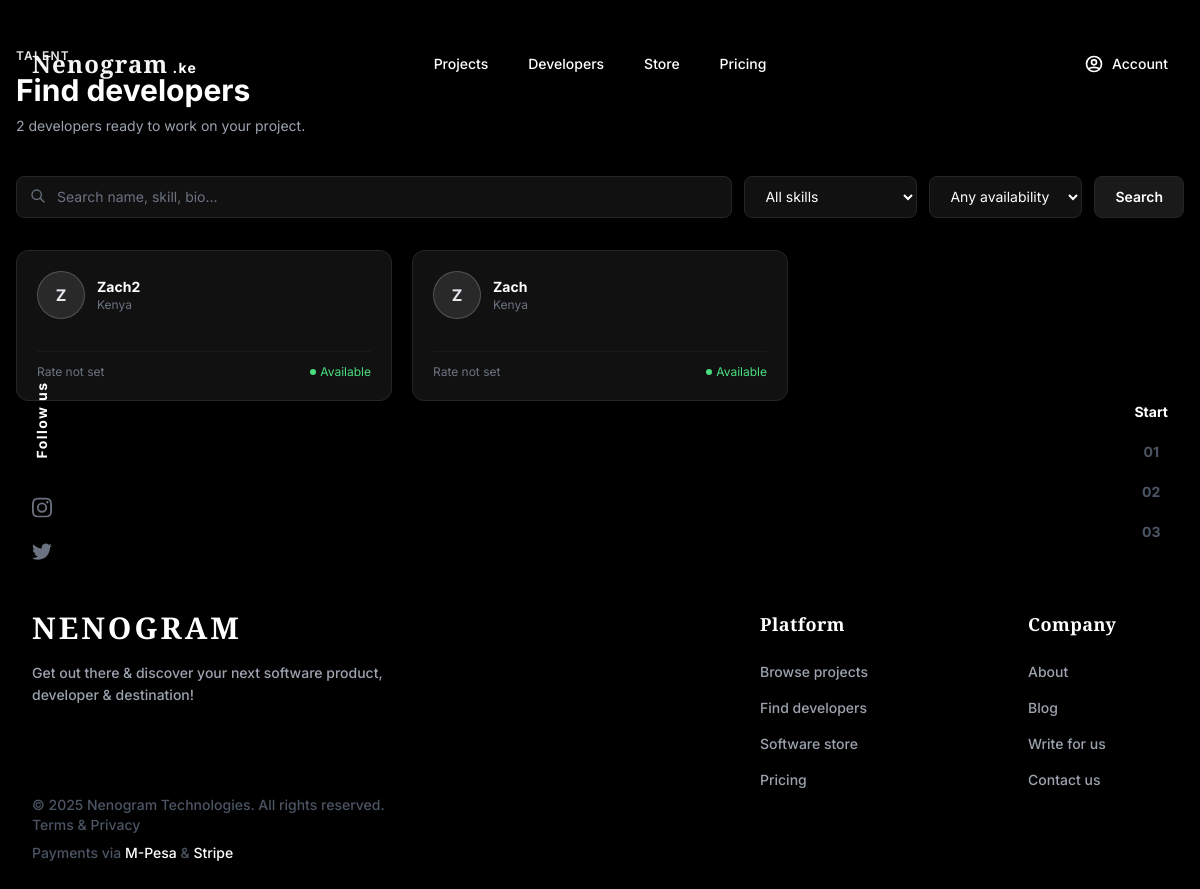
The page /developers/ on the database as committed earlier.
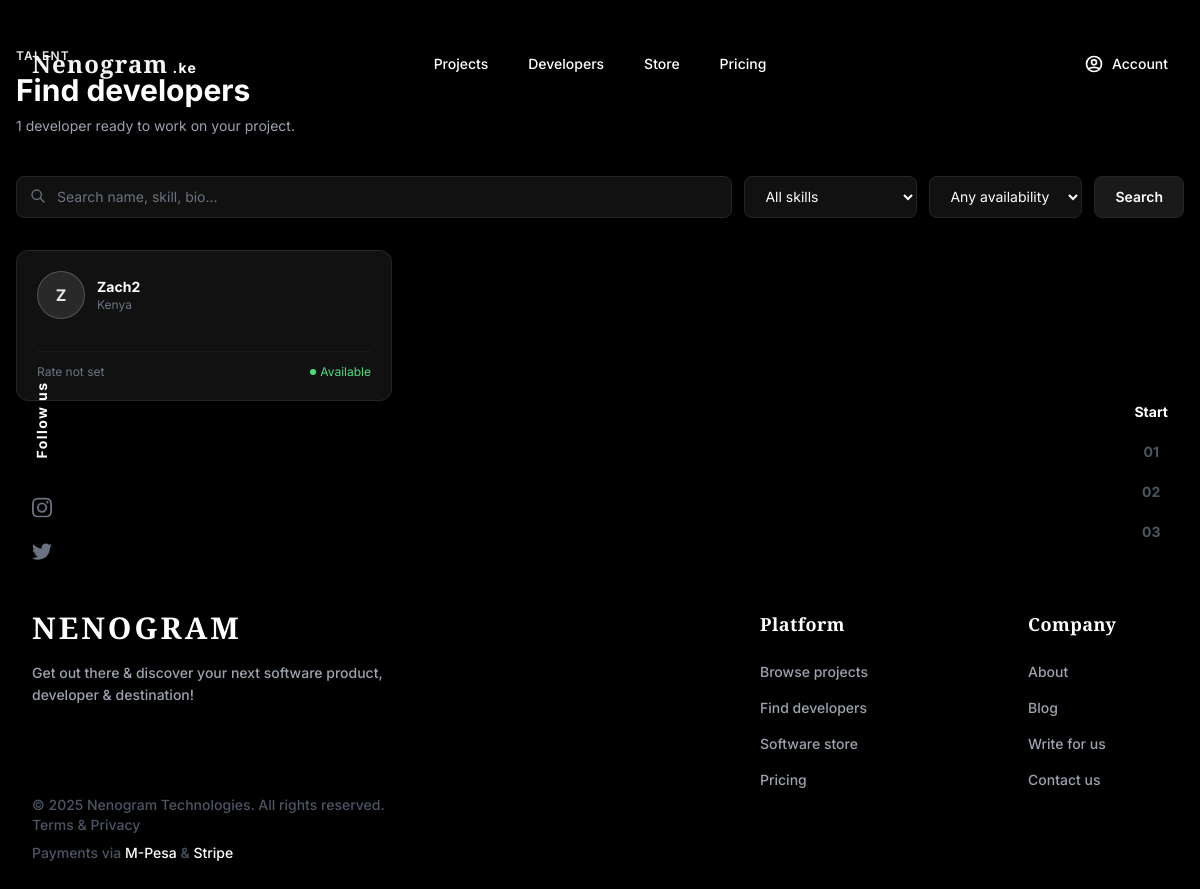
The same page on the database as committed later.
### developers/models.py (models this page shows, shortened)
class DeveloperProfile(models.Model):
    AVAILABILITY_CHOICES = [
        ('available', 'Available'),
        ('busy', 'Busy'),
        ('unavailable', 'Unavailable'),
    ]
    id = models.UUIDField(primary_key=True, default=uuid.uuid4, editable=False)
    user = models.OneToOneField(settings.AUTH_USER_MODEL, on_delete=models.CASCADE, related_name='dev_profile')
    bio = models.TextField(blank=True)
    tagline = models.CharField(max_length=200, blank=True)
    hourly_rate = models.DecimalField(max_digits=10, decimal_places=2, null=True, blank=True)
    experience_years = models.PositiveIntegerField(default=0)
    skills = models.ManyToManyField(Skill, through='DeveloperSkill', blank=True)
    github_url = models.URLField(blank=True)
    portfolio_url = models.URLField(blank=True)
    availability = models.CharField(max_length=20, choices=AVAILABILITY_CHOICES, default='available')
    location = models.CharField(max_length=100, default='Kenya')
    slug = models.SlugField(unique=True, blank=True)
    created_at = models.DateTimeField(auto_now_add=True)
    updated_at = models.DateTimeField(auto_now=True)

### accounts/models.py (models this page shows, shortened)
class User(AbstractUser):
    ROLE_CLIENT = 'client'
    ROLE_DEVELOPER = 'developer'
    ROLE_CHOICES = [
        (ROLE_CLIENT, 'Client'),
        (ROLE_DEVELOPER, 'Developer'),
    ]
    id = models.UUIDField(primary_key=True, default=uuid.uuid4, editable=False)
    email = models.EmailField(unique=True)
    role = models.CharField(max_length=20, choices=ROLE_CHOICES, blank=True)
    phone = models.CharField(max_length=20, blank=True)
    avatar = models.ImageField(upload_to='avatars/', blank=True, null=True)
    USERNAME_FIELD = 'email'
    REQUIRED_FIELDS = ['username']

### clients/views.py (the view, shortened to what this page needs)
# urls.py: path("", views.browse_developers, name="browse_developers"),
def browse_developers(request):
    developers = DeveloperProfile.objects.select_related("user").prefetch_related("developerskill_set__skill")
    search   = request.GET.get("q", "")
    skill    = request.GET.get("skill", "")
    availability = request.GET.get("availability", "")
    if skill:
        developers = developers.filter(skills__name__iexact=skill).distinct()
    if availability:
        developers = developers.filter(availability=availability)
    all_skills = Skill.objects.all().order_by("name")
    total = developers.count()
    return render(request, "clients/browse_developers.html", {
        "developers":  developers,
        "all_skills":  all_skills,
        "search":      search,
        "skill":       skill,
        "availability": availability,
        "total":       total,
    })

### templates/clients/browse_developers.html (shortened to what this page needs)
{% extends "base.html" %}
{% block content %}
<div class="max-w-7xl mx-auto px-4 py-12">
  <div class="mb-10">
    <p class="text-xs font-semibold text-brand-400 uppercase tracking-widest mb-2">Talent</p>
    <h1 class="text-3xl font-bold text-white">Find developers</h1>
    <p class="text-gray-400 text-sm mt-2">{{ total }} developer{{ total|pluralize }} ready to work on your project.</p>
  </div>
  <form method="GET" class="flex flex-col sm:flex-row gap-3 mb-8">
    <div class="relative flex-1">
      <input type="text" name="q" value="{{ search }}" placeholder="Search name, skill, bio..."
        class="w-full bg-dark-800 border border-dark-600 rounded-lg pl-10 pr-4 py-2.5 text-sm text-white placeholder-gray-500 focus:outline-none focus:border-brand-500">
      <svg class="w-4 h-4 text-gray-500 absolute left-3.5 top-3" fill="none" stroke="currentColor" viewBox="0 0 24 24">
        <path stroke-linecap="round" stroke-linejoin="round" stroke-width="2" d="M21 21l-6-6m2-5a7 7 0 11-14 0 7 7 0 0114 0z"/>
      </svg>
    </div>
    <select name="skill" onchange="this.form.submit()"
      class="bg-dark-800 border border-dark-600 rounded-lg px-4 py-2.5 text-sm text-white focus:outline-none focus:border-brand-500">
      <option value="">All skills</option>
    </select>
    <select name="availability" onchange="this.form.submit()"
      class="bg-dark-800 border border-dark-600 rounded-lg px-4 py-2.5 text-sm text-white focus:outline-none focus:border-brand-500">
      <option value="">Any availability</option>
    </select>
    <button type="submit" class="bg-dark-700 border border-dark-600 hover:border-gray-500 text-white px-5 py-2.5 rounded-lg text-sm font-semibold transition-colors">
      Search
    </button>
  </form>
  {% if developers %}
  <div class="grid sm:grid-cols-2 lg:grid-cols-3 gap-5">
    {% for dev in developers %}
    <a href="{% url "dev_public_profile" dev.slug %}" class="bg-dark-800 border border-dark-600 rounded-xl p-5 hover:border-brand-500/40 transition-all group">
      <div class="flex items-center gap-3 mb-4">
        <div class="w-12 h-12 rounded-full bg-brand-500/10 border border-brand-500/20 flex items-center justify-center shrink-0">
          <span class="text-brand-400 font-bold">{{ dev.user.username|slice:":1"|upper }}</span>
        </div>
        <div class="min-w-0">
          <p class="font-bold text-white text-sm group-hover:text-brand-400 transition-colors truncate">{{ dev.user.get_full_name|default:dev.user.username }}</p>
          <p class="text-xs text-gray-500 truncate">{{ dev.tagline|default:dev.location }}</p>
        </div>
      </div>
      <div class="flex items-center justify-between pt-3 border-t border-dark-700">
        <span class="text-xs text-gray-500">
          {% if dev.hourly_rate %}KES {{ dev.hourly_rate }}/hr{% else %}Rate not set{% endif %}
        </span>
        <span class="flex items-center gap-1 text-xs">
          {% if dev.availability == "available" %}
          <span class="w-1.5 h-1.5 rounded-full bg-green-400"></span>
          <span class="text-green-400">Available</span>
          {% elif dev.availability == "busy" %}
          <span class="w-1.5 h-1.5 rounded-full bg-brand-400"></span>
          <span class="text-brand-400">Busy</span>
          {% else %}
          <span class="w-1.5 h-1.5 rounded-full bg-gray-500"></span>
          <span class="text-gray-500">Unavailable</span>
          {% endif %}
        </span>
      </div>
    </a>
    {% endfor %}
  </div>
  {% else %}
  <div class="bg-dark-800 border border-dashed border-dark-600 rounded-xl py-20 text-center">
    <p class="text-gray-400 font-medium">No developers found</p>
  </div>
  {% endif %}
</div>
{% endblock %}

### templates/base.html (shortened to what this page needs)
<!DOCTYPE html>
<html lang="en" class="dark">
<head>
    <script src="https://cdn.tailwindcss.com"></script>
</head>
<body class="bg-dark-900 text-gray-100 min-h-screen flex flex-col relative overflow-x-hidden">
<nav class="absolute w-full top-0 z-50 pt-8">
    <div class="max-w-7xl mx-auto px-4 sm:px-6 lg:px-8">
        <div class="flex items-center justify-between h-16 relative">
            <a href="{% url 'home' %}" class="flex items-center gap-2 z-20">
                <span class="font-bold text-2xl tracking-wider text-title">Nenogram<span class="text-brand-500 text-sm font-sans ml-1">.ke</span></span>
            </a>
            <div class="hidden md:flex items-center justify-center absolute inset-0 pointer-events-none">
                <div class="flex items-center gap-10 text-sm font-medium text-white pointer-events-auto">
                    <a href="{% url 'browse_projects' %}" class="hover:text-gray-400 transition-colors">Projects</a>
                    <a href="/developers/" class="hover:text-gray-400 transition-colors">Developers</a>
                    <a href="{% url 'marketplace' %}" class="hover:text-gray-400 transition-colors">Store</a>
                    <a href="{% url 'pricing' %}" class="hover:text-gray-400 transition-colors">Pricing</a>
                </div>
            </div>
            <div class="flex items-center gap-6 z-20">
                {% if user.is_authenticated %}
                    <a href="{% url 'dashboard' %}" class="text-sm font-medium text-white hover:text-gray-400 transition-colors flex items-center gap-2">
                        <svg class="w-5 h-5" fill="none" stroke="currentColor" viewBox="0 0 24 24"><path stroke-linecap="round" stroke-linejoin="round" stroke-width="2" d="M5.121 17.804A13.937 13.937 0 0112 16c2.5 0 4.847.655 6.879 1.804M15 10a3 3 0 11-6 0 3 3 0 016 0zm6 2a9 9 0 11-18 0 9 9 0 0118 0z"></path></svg>
                        Dashboard
                    </a>
                    <a href="{% url 'logout' %}" class="text-sm font-medium text-gray-500 hover:text-white transition-colors">Logout</a>
                {% else %}
                    <a href="{% url 'login' %}" class="text-sm font-medium text-white hover:text-gray-400 transition-colors flex items-center gap-2">
                        <svg class="w-5 h-5" fill="none" stroke="currentColor" viewBox="0 0 24 24"><path stroke-linecap="round" stroke-linejoin="round" stroke-width="2" d="M5.121 17.804A13.937 13.937 0 0112 16c2.5 0 4.847.655 6.879 1.804M15 10a3 3 0 11-6 0 3 3 0 016 0zm6 2a9 9 0 11-18 0 9 9 0 0118 0z"></path></svg>
                        Account
                    </a>
                {% endif %}
            </div>
        </div>
    </div>
</nav>
<div class="hidden lg:flex fixed left-8 top-1/2 -translate-y-1/2 flex-col items-center gap-6 z-40">
    <span class="text-sm font-bold tracking-widest [writing-mode:vertical-rl] rotate-180 mb-4 text-white">Follow us</span>
    <a href="#" class="text-gray-500 hover:text-white transition-colors">
    </a>
    <a href="#" class="text-gray-500 hover:text-white transition-colors">
    </a>
</div>
<div class="hidden lg:flex fixed right-8 top-1/2 -translate-y-1/2 flex-col items-center gap-5 z-40 text-sm font-bold">
    <a href="#" class="text-white">Start</a>
    <a href="#" class="text-gray-600 hover:text-white transition-colors">01</a>
    <a href="#" class="text-gray-600 hover:text-white transition-colors">02</a>
    <a href="#" class="text-gray-600 hover:text-white transition-colors">03</a>
</div>
<main class="flex-grow">
    {% block content %}{% endblock %}
</main>
<footer class="py-20 mt-20 relative z-10">
    <div class="max-w-7xl mx-auto px-4 sm:px-6 lg:px-8">
        <div class="flex flex-col lg:flex-row justify-between gap-16">
            <div class="flex flex-col justify-between max-w-sm lg:w-2/5">
                <div>
                    <a href="/" class="text-3xl font-bold uppercase tracking-widest text-title inline-block mb-4 text-white">Nenogram</a>
                    <p class="text-sm font-medium text-gray-400 leading-relaxed mb-6 pr-4">
                        Get out there & discover your next software product, developer & destination!
                    </p>
                </div>
                <div class="mt-auto pt-16">
                    <p class="text-sm text-gray-600 font-medium mb-2">&copy; 2025 Nenogram Technologies. All rights reserved. Terms & Privacy</p>
                    <p class="text-sm text-gray-600 font-medium">Payments via <span class="text-white">M-Pesa</span> & <span class="text-white">Stripe</span></p>
                </div>
            </div>
            <div class="flex flex-wrap sm:flex-nowrap gap-16 lg:gap-32 lg:w-1/2 lg:justify-end">
                <div class="min-w-[140px]">
                    <p class="text-white font-bold text-lg mb-6 text-title tracking-wide">Platform</p>
                    <div class="space-y-4 text-sm font-medium text-gray-400">
                        <a href="{% url 'browse_projects' %}" class="block hover:text-white transition-colors">Browse projects</a>
                        <a href="/developers/" class="block hover:text-white transition-colors">Find developers</a>
                        <a href="{% url 'marketplace' %}" class="block hover:text-white transition-colors">Software store</a>
                        <a href="{% url 'pricing' %}" class="block hover:text-white transition-colors">Pricing</a>
                    </div>
                </div>
                <div class="min-w-[140px]">
                    <p class="text-white font-bold text-lg mb-6 text-title tracking-wide">Company</p>
                    <div class="space-y-4 text-sm font-medium text-gray-400">
                        <a href="#" class="block hover:text-white transition-colors">About</a>
                        <a href="#" class="block hover:text-white transition-colors">Blog</a>
                        <a href="#" class="block hover:text-white transition-colors">Write for us</a>
                        <a href="#" class="block hover:text-white transition-colors">Contact us</a>
                    </div>
                </div>
            </div>
        </div>
    </div>
</footer>
</body>
</html>

### templates/base.html (style rules this page uses)
body { font-family: "Inter", sans-serif; background-color: #000000; color: #ffffff; }
.text-title { font-family: "Playfair Display", serif; }

Rows that differ between the two databases and show on the page:
removed DeveloperProfile: user.username "Z", user.get_full_name "Zach", tagline "Kenya", shows "Rate not set", availability "available" (drawn)
Other text that changed with them:
{{ total }}: "2" → "1"
